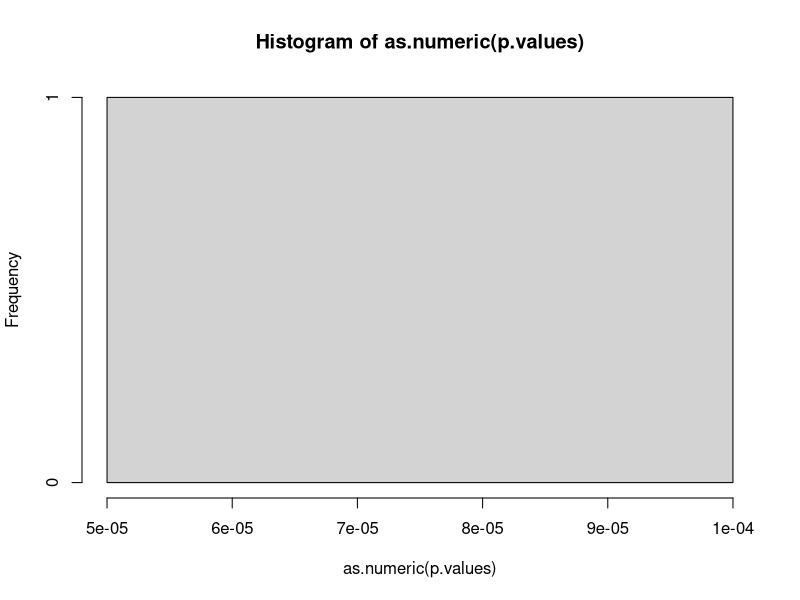

This chart was generated by the following R code: (Note: this script raises an error after producing the figure.)
generate_data = function(n,p){
  mat = matrix(rnorm(n*p, mean=0, sd=1), nrow = n, ncol = p)
  vec = vector(length = n)
  for (i in 1:n){
    vec[i]= rnorm(1, mean=0, sd=1)
  }
  return(list(covariates = mat, responses = vec ))
}
generate_data(3,2)


model_select = function(covariates, responses, cutoff){
  linreg = lm(responses~covariates)
  sum.linreg.p = summary(linreg)$coefficients[,"Pr(>|t|)"]
  new.covariates = c()
  for (i in 2:(ncol(covariates)+1)){
    if (sum.linreg.p[i]<= cutoff){
      new.covariates = c(new.covariates, (i-1))
    }
  }
  if (length(new.covariates)==0){
    return (c())
  }
  new.linreg = lm(responses~ covariates[, new.covariates])
  sum.new.linreg.p = summary(new.linreg)$coefficients[,"Pr(>|t|)"]
  return(sum.new.linreg.p[-1])
}
# 
# Write a function `run_simulation(n_trials, n, p, cutoff)`
# which uses the previous two functions to run `n_trials`
# simulations which uses data from `generate_data` in
# `model_select`, collects the returned p-values and displays a
# histogram of the p-values. Under the null hypothesis (that the
#                                                       regression coefficients are zero) these p-values should be
# uniformly distributed between 0 and 1; does this seem to be the
# case? Create and save figures for all combinations of `n = c(100,
#                                                              1000, 10000)`, `p = c(10, 20, 50)` and set `n_trials = 1000` and
# `cutoff = 0.05`. Don't include the figures in the commit, only the
# code. *HINT*: Write a `for` loop; alternatively the functions
# `expand.grid` and `m_ply` may prove useful.

run_simulation = function(n_trials, n, p, cutoff){
  for (n in n){
    for(p in p){
      p.values = c()
      for (trial in 1:n_trials){
        data = generate_data(n,p)
        model.p = model_select(data[[1]], data[[2]], cutoff)
        for (p in model.p){
          if (is.numeric(p)){
            p.values = c(p.values, p)
          }
        }
        hist(as.numeric(p.values), freq = TRUE)
      }
    }
  }
}
run_simulation(1000, n= c(100,1000,10000), p= c(10, 20, 50), cutoff = 0.05)